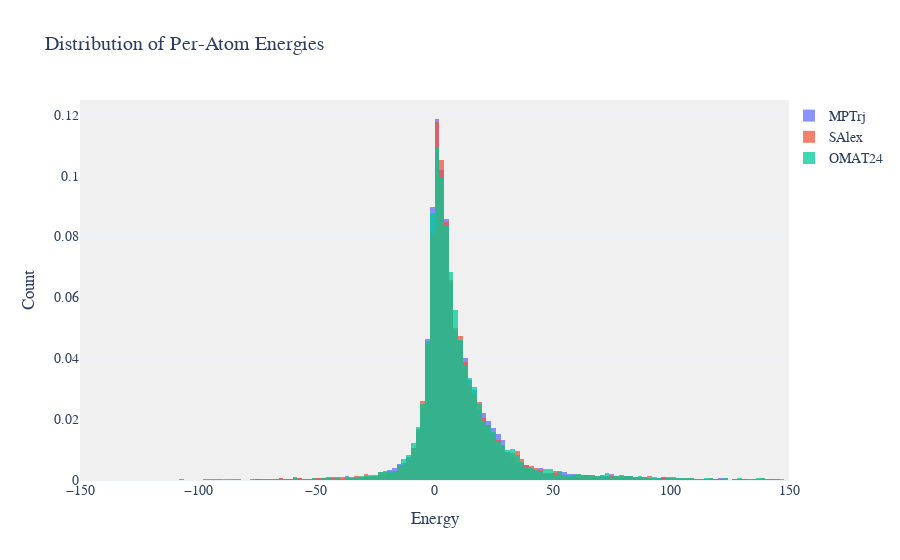

The notebook cell this image was saved under:
### Code cell
import plotly.graph_objects as go


def plot_energy_histograms(
    data_dict,
    x_range=(-150, 150),
    nbins=50,
    opacity=0.75,
    title="Distribution of Per-Atom Energies",
):
    """
    Create an interactive histogram plot using Plotly.

    Parameters:
    data_dict (dict): A dictionary where keys are labels and values are lists of energy data.
    x_range (tuple): The range for the x-axis (default: (-150, 150)).
    nbins (int): Number of bins for the histogram (default: 50).
    opacity (float): Opacity of the histogram bars (default: 0.75).
    title (str): Title of the plot.

    Returns:
    plotly.graph_objects.Figure: The created figure object.
    """

    traces = []
    for label, energies in data_dict.items():
        trace = go.Histogram(
            x=energies,
            name=label,
            opacity=opacity,
            nbinsx=nbins,
            histnorm="probability",  # Use raw counts instead of density
        )
        traces.append(trace)

    layout = go.Layout(
        title=title,
        xaxis=dict(title="Energy", range=x_range),
        yaxis=dict(title="Count"),
        barmode="overlay",
        legend=dict(
            x=1,
            y=1,
            bgcolor="rgba(255, 255, 255, 0.5)",
            bordercolor="rgba(0, 0, 0, 0.1)",
        ),
        template="plotly_white",
    )

    fig = go.Figure(data=traces, layout=layout)

    fig.update_layout(
        font=dict(family="Arial", size=14),
        plot_bgcolor="rgba(240, 240, 240, 0.95)",
        hovermode="closest",
    )

    return fig


fig = plot_energy_histograms(
    {
        "MPTrj": mptrj_peratom_energies,
        "SAlex": salex_peratom_energies,
        "OMAT24": omat24_peratom_energies,
    },
    x_range=(-150, 150),
    nbins=None,
)
fig.show()

### Figure 1 — Plotly figure (JSON) as saved in the notebook; plotly's stock layout.template omitted (floating-point values rounded to 4 significant figures; data arrays with more than 128 entries replaced by an {"elided": "..."} marker saying what was removed)
{"data": [{"histnorm": "probability", "name": "MPTrj", "opacity": 0.75, "type": "histogram", "x": {"elided": "10000 float values"}}, {"histnorm": "probability", "name": "SAlex", "opacity": 0.75, "type": "histogram", "x": {"elided": "10000 float values"}}, {"histnorm": "probability", "name": "OMAT24", "opacity": 0.75, "type": "histogram", "x": {"elided": "10000 float values"}}], "layout": {"barmode": "overlay", "font": {"family": "Arial", "size": 14}, "hovermode": "closest", "legend": {"bgcolor": "rgba(255, 255, 255, 0.5)", "bordercolor": "rgba(0, 0, 0, 0.1)", "x": 1, "y": 1}, "plot_bgcolor": "rgba(240, 240, 240, 0.95)", "title": {"text": "Distribution of Per-Atom Energies"}, "xaxis": {"range": [-150, 150], "title": {"text": "Energy"}}, "yaxis": {"title": {"text": "Count"}}}}
